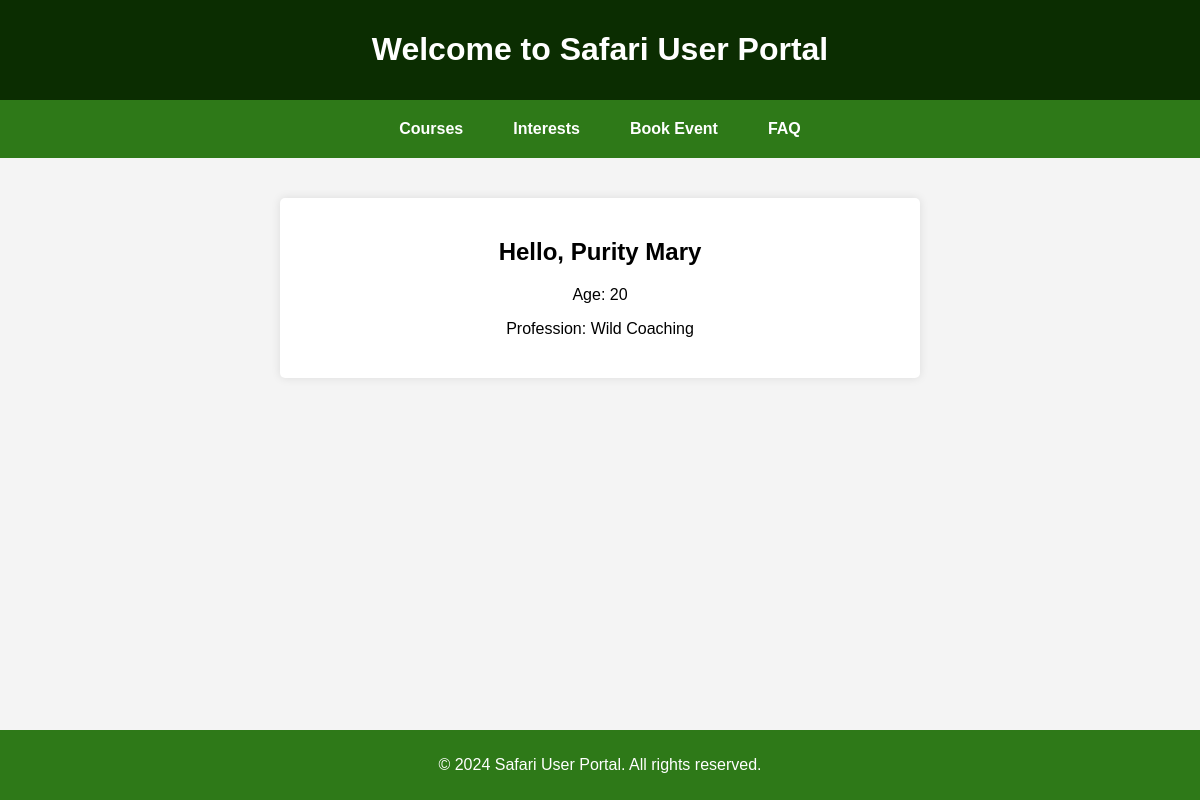
The app's page /safari_learning/landing_page/ (signed in) with its own data.
### safari_learning/models.py (models this page shows, shortened)
class SafariUser(AbstractUser):
    age = models.PositiveSmallIntegerField(validators=[validate_age], null=True)
    profession = models.CharField(max_length=200)
    interests = models.JSONField(null=True)

### safari_learning/views.py (the view)
# urls.py: path("landing_page/", views.LandingView, name='landing_page'),
def LandingView(request):
    template_name = "safari_learning/safari_landingpage.html"
    context_variable = {}
    if request.user.is_authenticated:
        context_variable["logged_in_user"] = request.user
        return render(request, template_name, context_variable)
    redirectback_here_link = reverse("safari:login")
    return redirect(redirectback_here_link)

### safari_learning/templates/safari_learning/safari_landingpage.html (shortened to what this page needs)
<!DOCTYPE html>
<html lang="en">
  <head>
  </head>
  <body>
    <header>
      <h1>Welcome to Safari User Portal</h1>
    </header>
    <nav>
      <a href="{% url 'safari:homepage' %}">Courses</a>
      <a href="{% url 'safari:interests' logged_in_user.id %}">Interests</a>
      <a href="{% url 'safari:book_event' %}">Book Event</a>
      <a href="{% url 'safari:faq_page' %}">FAQ</a>
    </nav>
    <div class="container">
      <div class="user-info">
        <h2>Hello, {{ logged_in_user.first_name }} {{ logged_in_user.last_name }}</h2>
        <p>Age: {{ logged_in_user.age }}</p>
        <p>Profession: {{ logged_in_user.profession }}</p>
      </div>
    </div>
    <footer>
      <p>&copy; 2024 Safari User Portal. All rights reserved.</p>
    </footer>
  </body>
</html>

### safari_learning/templates/safari_learning/safari_landingpage.html (style rules this page uses)
body { font-family: Arial, sans-serif; background-color: #f4f4f4; margin: 0; padding: 0; }
header { background-color: #0b2d01; color: #fff; padding: 10px 0; text-align: center; }
nav { display: flex; justify-content: center; background-color: #2e7918; padding: 10px; }
nav a { color: white; text-decoration: none; margin: 0 15px; font-weight: bold; padding: 10px; border-radius: 5px; }
.container { padding: 20px; text-align: center; }
.user-info { background-color: #fff; padding: 20px; border-radius: 5px; box-shadow: 0 0 10px rgba(0, 0, 0, 0.1); margin: 20px auto; max-width: 600px; }
footer { background-color: #2e7918; color: #fff; text-align: center; padding: 10px 0; position: absolute; width: 100%; bottom: 0; }

### records on screen
SafariUser: first_name "Purity", last_name "Mary", age "20", profession "Wild Coaching"
